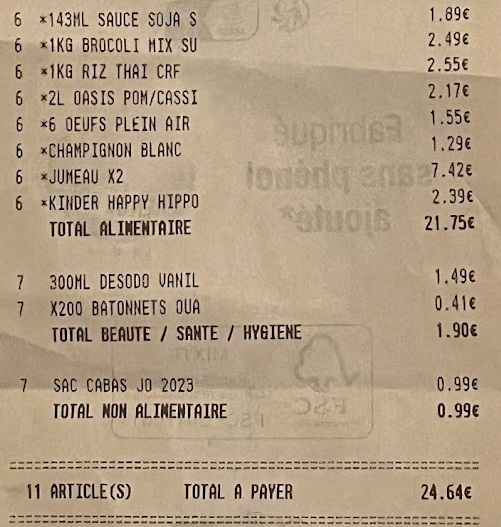
#> input picture billimg3.jpg, 501 x 527 px
$ python testing_file.py
#> lines starting #> are read from the running program, lines starting #| are printed output that depends on the picture; after the words box and inside, x2 and y2 are one past the last pixel; in counts of white or black regions, pixels touching at a corner belong together
import cv2
import pytesseract
import numpy as np

pytesseract.pytesseract.tesseract_cmd = r'C:\Program Files\Tesseract-OCR\tesseract.exe'

# Load an image using OpenCV
image = cv2.imread('billimg3.jpg')
#> image is the input picture: shape (527, 501, 3); mean B, G, R 133, 158.3, 178.6

# Convert the image to grayscale
gray_image = cv2.cvtColor(image, cv2.COLOR_BGR2GRAY)
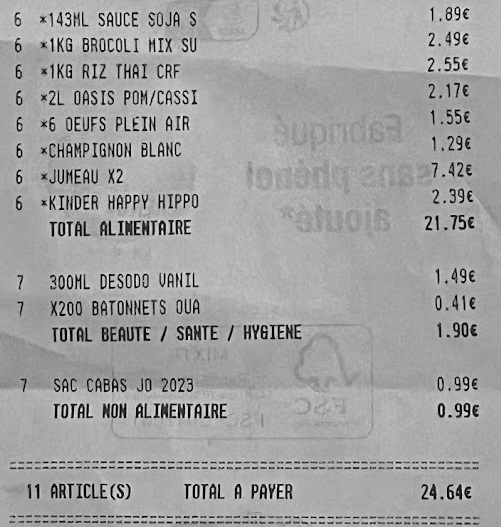
#> gray_image: shape (527, 501); min 0, max 245, mean 161.5

_, thresholded = cv2.threshold(
    gray_image, 0, 255, cv2.THRESH_BINARY_INV + cv2.THRESH_OTSU)
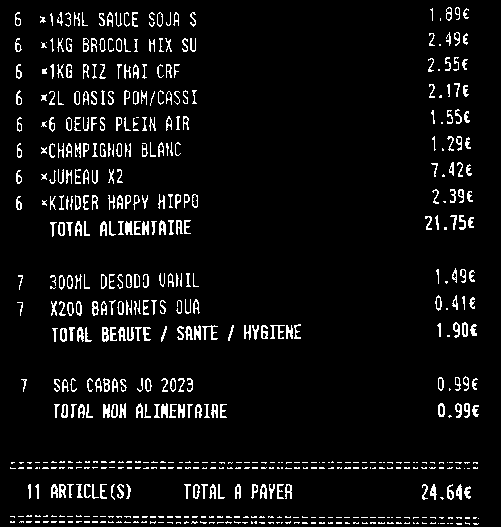
#> thresholded: shape (527, 501); 6% white in thin lines or dots

cv2.imshow('Detected Text with Bounding Boxes', thresholded)
cv2.waitKey(0)
cv2.destroyAllWindows()

# Use pytesseract to do OCR on the image
#> (the run stopped early here; a loop or call above may not have finished)
